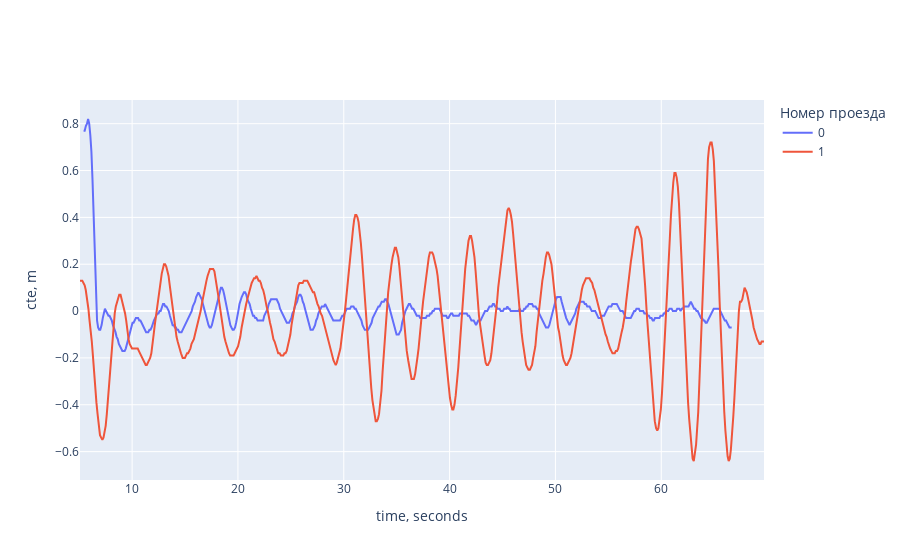

The notebook cell saved with this chart:
### Code cell
pd.options.plotting.backend = "plotly"
plot_data = pd.DataFrame()
fig = go.Figure()

period_lens = [timestamps.at[i + 1, "time"] - timestamps.at[i, "time"] for i in range(0, timestamps.shape[0], 2)]

for i in range(0, 3, 2):
    start = timestamps.at[i, "time"]
    end = start + min(period_lens)
    if i == 0:
        etalon = data[(end >= data["time"]) & (data['time'] >= start)]
        delta = etalon['time'] - start
        etalon.insert(etalon.shape[1], 'time section', [i // 2] * etalon.shape[0])
        plot_data = pd.concat([plot_data, etalon])
        fig.add_trace(go.Scatter(y=etalon.cte, x=delta / 10 ** 6, mode="lines", name=i//2))
        
    else:
        current = data[(end >= data["time"]) & (data['time'] >= start)]
        delta = current['time'] - start
        current.insert(current.shape[1], 'time section', [i // 2] * current.shape[0])
        plot_data = pd.concat([plot_data, etalon])
        fig.add_trace(go.Scatter(y=current.cte, x=delta / 10 ** 6, mode="lines", name=i//2))

fig.update_layout(
    yaxis_title="cte, m", xaxis_title="time, seconds", 
    legend={"title":"Номер проезда"}
)

fig.update_layout()
fig.show()

### Figure 1 — Plotly figure (JSON) as saved in the notebook; plotly's stock layout.template omitted (floating-point values rounded to 4 significant figures; data arrays with more than 128 entries replaced by an {"elided": "..."} marker saying what was removed)
{"data": [{"mode": "lines", "name": "0", "type": "scatter", "x": {"elided": "569 float values"}, "y": {"elided": "569 float values"}}, {"mode": "lines", "name": "1", "type": "scatter", "x": {"elided": "594 float values"}, "y": {"elided": "594 float values"}}], "layout": {"autosize": true, "legend": {"title": {"text": "Номер проезда"}}, "xaxis": {"autorange": true, "range": [5.075, 69.71], "title": {"text": "time, seconds"}, "type": "linear"}, "yaxis": {"autorange": true, "range": [-0.7211, 0.9011], "title": {"text": "cte, m"}, "type": "linear"}}}
